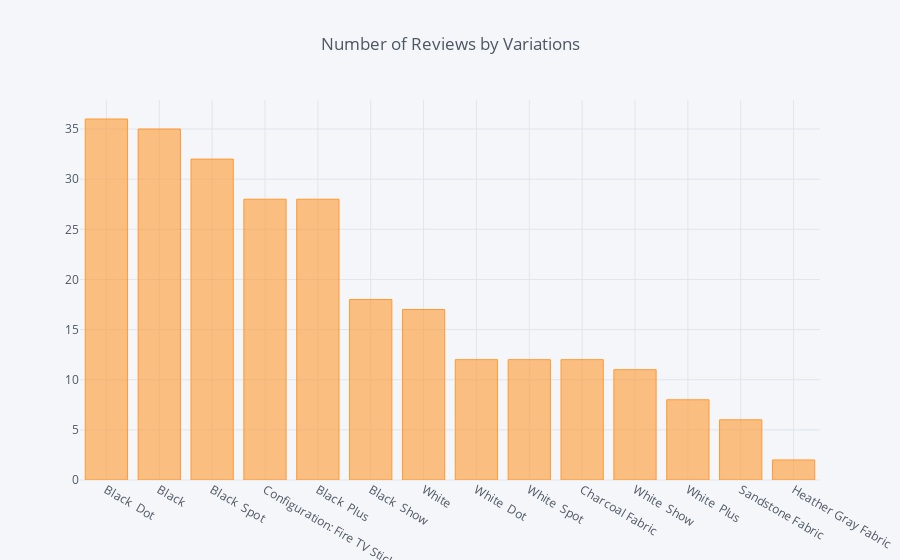

Notebook code for this chart:
### Code cell
mask_0['variation'].value_counts().iplot(kind='bar',title="Number of Reviews by Variations")

### Figure 1 — Plotly figure (JSON) as saved in the notebook; plotly's stock layout.template omitted (floating-point values rounded to 4 significant figures)
{"data": [{"marker": {"color": "rgba(255, 153, 51, 0.6)", "line": {"color": "rgba(255, 153, 51, 1.0)", "width": 1}}, "name": "variation", "orientation": "v", "text": "", "type": "bar", "x": ["Black  Dot", "Black", "Black  Spot", "Configuration: Fire TV Stick", "Black  Plus", "Black  Show", "White", "White  Dot", "White  Spot", "Charcoal Fabric ", "White  Show", "White  Plus", "Sandstone Fabric ", "Heather Gray Fabric "], "y": [36, 35, 32, 28, 28, 18, 17, 12, 12, 12, 11, 8, 6, 2]}], "layout": {"legend": {"bgcolor": "#F5F6F9", "font": {"color": "#4D5663"}}, "paper_bgcolor": "#F5F6F9", "plot_bgcolor": "#F5F6F9", "title": "Number of Reviews by Variations", "titlefont": {"color": "#4D5663"}, "xaxis1": {"gridcolor": "#E1E5ED", "showgrid": true, "tickfont": {"color": "#4D5663"}, "title": "", "titlefont": {"color": "#4D5663"}, "zerolinecolor": "#E1E5ED"}, "yaxis1": {"gridcolor": "#E1E5ED", "showgrid": true, "tickfont": {"color": "#4D5663"}, "title": "", "titlefont": {"color": "#4D5663"}, "zerolinecolor": "#E1E5ED"}}}
